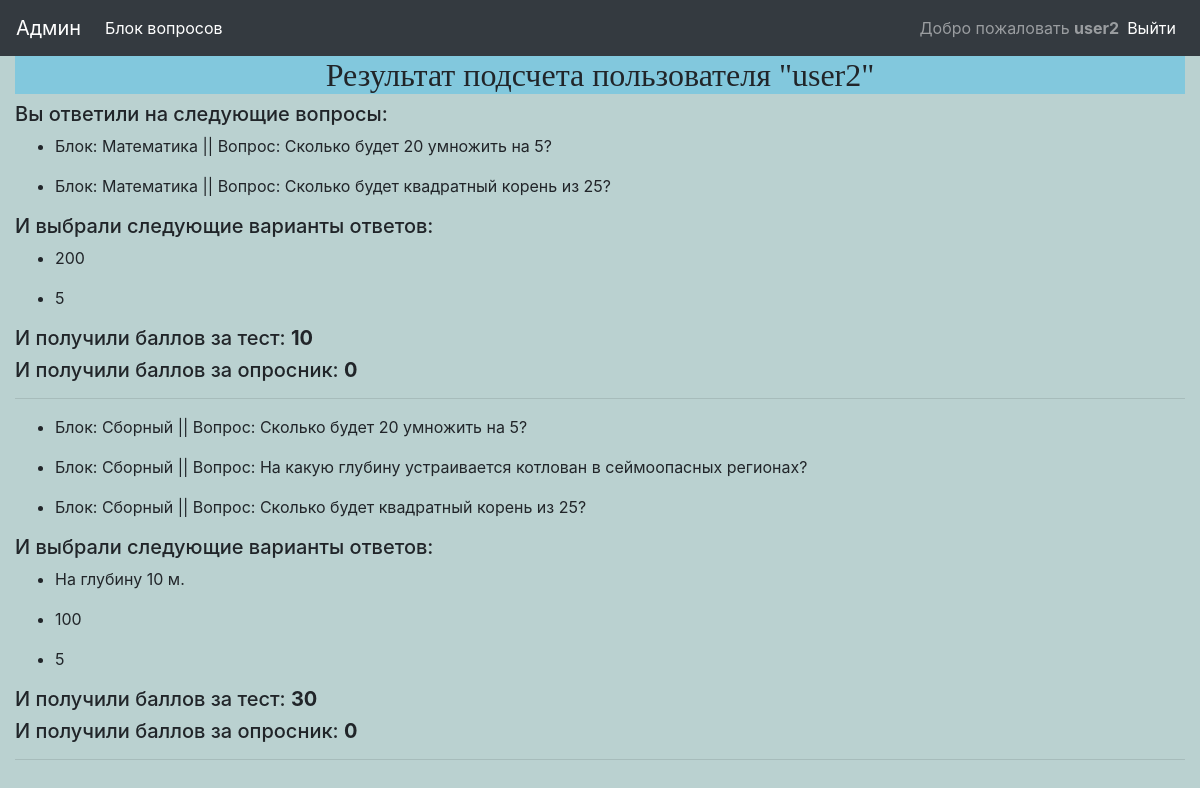
The app's page /results/user2 (signed in) with its own data.
### questions/models.py (models this page shows, shortened)
class QuestionInBlock(models.Model):
	question = models.ForeignKey(Question, on_delete=models.CASCADE, related_name='question', null=True, verbose_name='Вопрос')
	block = models.ForeignKey(Block, on_delete=models.CASCADE, related_name='block', verbose_name='Блок')
	class Meta:
		verbose_name = 'Вопрос в блоке'
		verbose_name_plural = 'Вопросы в блоке'

class Block(models.Model):
	POLL = 'PL'
	TEST = 'TS'
	TYPE_BLOCK_CHOICES = [
		(POLL, 'Опросник'),
		(TEST, 'Тест'),
	]
	type_block = models.CharField("Тип тестов", max_length=2, choices=TYPE_BLOCK_CHOICES, default=TEST)
	title = models.CharField("Название", max_length=128, null=True, blank=True)
	description = tinymce_models.HTMLField("Описание", blank=True)
	question_count = models.SmallIntegerField("Question count", help_text = 'Поле не заполнять', default=0)
	is_passed = models.BooleanField("Сделать тест недоступным", default=False, help_text='Поставте галочку, для деактивации теста')
	date_begin = models.DateTimeField('Дата начала теста', default=timezone.now)
	class Meta:
		verbose_name = 'Блок тестов'
		verbose_name_plural = 'Блоки тестов'

class Question(models.Model):
	RADIO = 'RO'
	CHECKBOX = 'CX'
	TYPE_VARIANT_CHOICES = [
		(RADIO, 'Радиокнопка'),
		(CHECKBOX, 'Чекбокс'),
	]
	title = models.CharField("Вопрос", max_length=264, null=True, blank=True)
	image = models.ImageField("Картинка", blank=True, upload_to='media')
	type_variant = models.CharField("Выбор варианта", max_length=2, choices=TYPE_VARIANT_CHOICES, default=RADIO)
	class Meta:
		verbose_name = 'Вопрос'
		verbose_name_plural = 'Вопросы'

class UserProfile(models.Model):
	user = models.ForeignKey(User, on_delete=models.CASCADE, verbose_name='Пользователь', blank=True, null=True)
	question_in_block = models.ManyToManyField(QuestionInBlock, related_name='question_in_block', verbose_name='Вопросы в блоке', default='', blank=True)
	answer = models.ManyToManyField(Answer, related_name='user_answer', verbose_name='Ответы', default='', blank=True)
	poll_total = models.SmallIntegerField("Сумма ответов опросника", editable=True, default=0)
	test_total = models.SmallIntegerField("Сумма ответов в тесте", editable=True, default=0)
	is_full = models.BooleanField("Проверка заполненности", default=False)
	class Meta:
		verbose_name = 'Статистика пользователя'
		verbose_name_plural = 'Статистика пользователей'

class Answer(models.Model):
	title = models.CharField("Ответ", max_length=128, null=True, blank=True)
	question = models.ForeignKey(Question, on_delete=models.CASCADE, related_name='answer_in_question', verbose_name='Вопрос', null=True)
	correct = models.BooleanField(default=True,  help_text = 'Ставим галочку, если необходимо учесть вес ответа')
	weight = models.SmallIntegerField("Вес ответа в опроснике", editable=True, default=0)
	class Meta:
		verbose_name = 'Ответ'
		verbose_name_plural = 'Ответы'

### questions/views.py (the view)
# urls.py: path('results/<name>', login_required(ResultView.as_view()), name='results'),
class ResultView(ListView):# view results of passed tests for current user
	context_object_name = 'answer_list'
	template_name = 'results.html'
	def get_queryset(self):
		self.user = get_object_or_404(User, username=self.kwargs['name'])
		return UserProfile.objects.filter(user=self.user)
	def get_context_data(self, **kwargs):
		context = super().get_context_data(**kwargs)
		context['actual_user'] = self.user
		return context

### questions/templates/results.html (shortened to what this page needs)
{% extends 'base.html' %}
{% block header %}Результат подсчета пользователя "{{ actual_user }}"{% endblock header %}
{% block content %}
<h5>Вы ответили на следующие вопросы:</h5>
{% for questions in answer_list %}
    {% for q in questions.question_in_block.all %}
        <ul>
            <li>Блок: {{ q.block.title }} || Вопрос: {{ q.question.title }}</li>
        </ul>
        {% endfor %}
    <h5>И выбрали следующие варианты ответов:</h5>
    {% for a in questions.answer.all %}
        <ul>
            <li>{{ a.title }}</li>
        </ul>
    {% endfor %}
        <h5>И получили баллов за тест: <strong>{{ questions.test_total }}</strong></h5>
        <h5>И получили баллов за опросник: <strong>{{ questions.poll_total }}</strong></h5>
        <hr>
{% endfor %}
{% endblock %}

### questions/templates/base.html (shortened to what this page needs)
<!DOCTYPE html>
{% load static %}
<html lang="en">
<head>
    {% block bootstrap_header %}
    <link rel="stylesheet" href='{% static "css/bootstrap.min.css" %}' />
    {% endblock bootstrap_header %}
</head>
<body style="background-color: rgb(186, 209, 208);">
    <nav class="navbar navbar-expand-lg navbar-dark bg-dark">
        <a class="navbar-brand" href="{% url 'admin:index' %}">Админ</a>
        <div class="collapse navbar-collapse" id="navbarSupportedContent">
          <ul class="navbar-nav mr-auto">
            {% if user.is_authenticated %}
            <li class="nav-item active">
              <a class="nav-link" href="{% url 'blocks' %}">Блок вопросов</a>
            </li>
            {% endif %}
          </ul>
          {% if user.is_authenticated %}
          <span class="navbar-text">Добро пожаловать <strong>{{ user.username }}</strong></span>
          {% endif %}
          <ul class="nav justify-content-end navbar-nav">
            <li class="nav-item active">
              <a class="nav-link" href="{% url 'logout' %}">Выйти</a>
            </li>
          </ul>
        </div>
      </nav>
      <div class="container-fluid">
        <div class="row">
          <div class="col-12">
            <h2 class="text-center" style="background-color: #82c8dd; font-family: 'Lobster', cursive;">{% block header %}{% endblock header %}</h2>
          </div>
        </div>
    {% block content %}
    {% endblock content %}
      </div>
</body>
</html>

### records on screen
UserProfile: test_total "10", poll_total "0"
QuestionInBlock: block "Математика", question "Сколько будет 20 умножить на 5?"
QuestionInBlock: block "Математика", question "Сколько будет квадратный корень из 25?"
Answer: title "200"
Answer: title "5"
UserProfile: test_total "30", poll_total "0"
QuestionInBlock: block "Сборный", question "Сколько будет 20 умножить на 5?"
QuestionInBlock: block "Сборный", question "На какую глубину устраивается котлован в сеймоопасных регионах?"
QuestionInBlock: block "Сборный", question "Сколько будет квадратный корень из 25?"
Answer: title "На глубину 10 м."
Answer: title "100"

### other values on screen
{{ user.username }} "user2"
{{ actual_user }} "user2"
